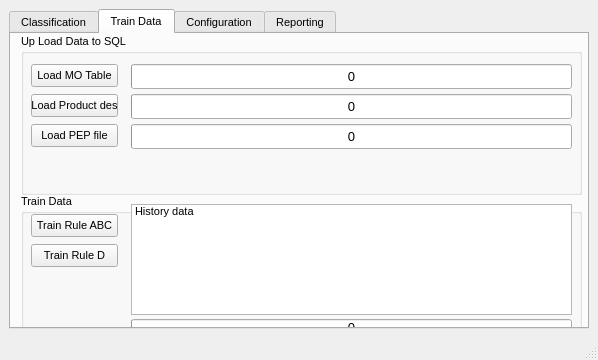
<?xml version="1.0" encoding="UTF-8"?>
<ui version="4.0">
 <class>MainWindow</class>
 <widget class="QMainWindow" name="MainWindow">
  <property name="geometry">
   <rect>
    <x>0</x>
    <y>0</y>
    <width>598</width>
    <height>360</height>
   </rect>
  </property>
  <property name="font">
   <font>
    <pointsize>10</pointsize>
   </font>
  </property>
  <property name="windowTitle">
   <string>MainWindow</string>
  </property>
  <property name="windowIcon">
   <iconset>
    <normaloff>logo.PNG</normaloff>logo.PNG</iconset>
  </property>
  <widget class="QWidget" name="centralwidget">
   <layout class="QGridLayout" name="gridLayout">
    <item row="0" column="0">
     <widget class="QTabWidget" name="tabWidget">
      <property name="font">
       <font>
        <pointsize>8</pointsize>
       </font>
      </property>
      <property name="currentIndex">
       <number>1</number>
      </property>
      <widget class="QWidget" name="tab">
       <attribute name="title">
        <string>Classification</string>
       </attribute>
       <widget class="QGroupBox" name="groupBox">
        <property name="geometry">
         <rect>
          <x>10</x>
          <y>0</y>
          <width>561</width>
          <height>161</height>
         </rect>
        </property>
        <property name="font">
         <font>
          <pointsize>8</pointsize>
         </font>
        </property>
        <property name="title">
         <string>Load Data From SQL</string>
        </property>
        <widget class="QProgressBar" name="bar_rule_abc">
         <property name="geometry">
          <rect>
           <x>110</x>
           <y>20</y>
           <width>441</width>
           <height>21</height>
          </rect>
         </property>
         <property name="font">
          <font>
           <pointsize>8</pointsize>
          </font>
         </property>
         <property name="value">
          <number>0</number>
         </property>
         <property name="alignment">
          <set>Qt::AlignLeading|Qt::AlignLeft|Qt::AlignVCenter</set>
         </property>
         <property name="invertedAppearance">
          <bool>false</bool>
         </property>
         <property name="format">
          <string>%p</string>
         </property>
        </widget>
        <widget class="QLabel" name="label">
         <property name="geometry">
          <rect>
           <x>10</x>
           <y>30</y>
           <width>63</width>
           <height>17</height>
          </rect>
         </property>
         <property name="font">
          <font>
           <pointsize>8</pointsize>
          </font>
         </property>
         <property name="text">
          <string>Rules ABC</string>
         </property>
        </widget>
        <widget class="QLabel" name="label_2">
         <property name="geometry">
          <rect>
           <x>10</x>
           <y>60</y>
           <width>63</width>
           <height>17</height>
          </rect>
         </property>
         <property name="font">
          <font>
           <pointsize>8</pointsize>
          </font>
         </property>
         <property name="text">
          <string>Rules D</string>
         </property>
        </widget>
        <widget class="QProgressBar" name="bar_rule_d">
         <property name="geometry">
          <rect>
           <x>110</x>
           <y>50</y>
           <width>441</width>
           <height>21</height>
          </rect>
         </property>
         <property name="font">
          <font>
           <pointsize>8</pointsize>
          </font>
         </property>
         <property name="value">
          <number>0</number>
         </property>
         <property name="alignment">
          <set>Qt::AlignCenter</set>
         </property>
         <property name="invertedAppearance">
          <bool>false</bool>
         </property>
         <property name="format">
          <string>%p</string>
         </property>
        </widget>
        <widget class="QProgressBar" name="bar_no_rule">
         <property name="geometry">
          <rect>
           <x>110</x>
           <y>80</y>
           <width>441</width>
           <height>21</height>
          </rect>
         </property>
         <property name="font">
          <font>
           <pointsize>8</pointsize>
          </font>
         </property>
         <property name="value">
          <number>0</number>
         </property>
         <property name="alignment">
          <set>Qt::AlignCenter</set>
         </property>
         <property name="invertedAppearance">
          <bool>false</bool>
         </property>
         <property name="format">
          <string>%p</string>
         </property>
        </widget>
        <widget class="QLabel" name="label_3">
         <property name="geometry">
          <rect>
           <x>10</x>
           <y>90</y>
           <width>63</width>
           <height>17</height>
          </rect>
         </property>
         <property name="font">
          <font>
           <pointsize>8</pointsize>
          </font>
         </property>
         <property name="text">
          <string>No Rule</string>
         </property>
        </widget>
        <widget class="QPushButton" name="btt_load_data">
         <property name="geometry">
          <rect>
           <x>270</x>
           <y>110</y>
           <width>87</width>
           <height>23</height>
          </rect>
         </property>
         <property name="font">
          <font>
           <pointsize>8</pointsize>
          </font>
         </property>
         <property name="text">
          <string>Refresh Data</string>
         </property>
        </widget>
        <widget class="QLabel" name="label_5">
         <property name="geometry">
          <rect>
           <x>10</x>
           <y>120</y>
           <width>121</width>
           <height>17</height>
          </rect>
         </property>
         <property name="font">
          <font>
           <pointsize>8</pointsize>
          </font>
         </property>
         <property name="text">
          <string>Logical Group</string>
         </property>
        </widget>
        <widget class="QComboBox" name="select_logical_group">
         <property name="geometry">
          <rect>
           <x>110</x>
           <y>110</y>
           <width>131</width>
           <height>22</height>
          </rect>
         </property>
         <property name="font">
          <font>
           <pointsize>8</pointsize>
          </font>
         </property>
         <item>
          <property name="text">
           <string>-----</string>
          </property>
         </item>
         <item>
          <property name="text">
           <string>Y_UBK</string>
          </property>
         </item>
         <item>
          <property name="text">
           <string>Y_PT</string>
          </property>
         </item>
         <item>
          <property name="text">
           <string>Y_DC</string>
          </property>
         </item>
         <item>
          <property name="text">
           <string>Y_BR</string>
          </property>
         </item>
         <item>
          <property name="text">
           <string>Y_TT</string>
          </property>
         </item>
         <item>
          <property name="text">
           <string>Y_BT</string>
          </property>
         </item>
        </widget>
       </widget>
       <widget class="QGroupBox" name="groupBox_2">
        <property name="geometry">
         <rect>
          <x>10</x>
          <y>170</y>
          <width>561</width>
          <height>131</height>
         </rect>
        </property>
        <property name="font">
         <font>
          <pointsize>8</pointsize>
         </font>
        </property>
        <property name="title">
         <string>Auto Classification</string>
        </property>
        <widget class="QPushButton" name="btt_load_file">
         <property name="geometry">
          <rect>
           <x>10</x>
           <y>20</y>
           <width>87</width>
           <height>21</height>
          </rect>
         </property>
         <property name="font">
          <font>
           <pointsize>8</pointsize>
          </font>
         </property>
         <property name="text">
          <string>Load file</string>
         </property>
        </widget>
        <widget class="QLineEdit" name="txt_link_to_file">
         <property name="geometry">
          <rect>
           <x>110</x>
           <y>20</y>
           <width>441</width>
           <height>21</height>
          </rect>
         </property>
         <property name="font">
          <font>
           <pointsize>8</pointsize>
          </font>
         </property>
        </widget>
        <widget class="QPushButton" name="btt_start_run">
         <property name="geometry">
          <rect>
           <x>10</x>
           <y>50</y>
           <width>87</width>
           <height>21</height>
          </rect>
         </property>
         <property name="font">
          <font>
           <pointsize>8</pointsize>
          </font>
         </property>
         <property name="text">
          <string>Run</string>
         </property>
        </widget>
        <widget class="QProgressBar" name="bar_classification">
         <property name="geometry">
          <rect>
           <x>110</x>
           <y>50</y>
           <width>441</width>
           <height>21</height>
          </rect>
         </property>
         <property name="font">
          <font>
           <pointsize>8</pointsize>
          </font>
         </property>
         <property name="value">
          <number>0</number>
         </property>
         <property name="alignment">
          <set>Qt::AlignCenter</set>
         </property>
         <property name="invertedAppearance">
          <bool>false</bool>
         </property>
         <property name="format">
          <string>%p%</string>
         </property>
        </widget>
        <widget class="QLabel" name="txt_status">
         <property name="geometry">
          <rect>
           <x>110</x>
           <y>80</y>
           <width>441</width>
           <height>21</height>
          </rect>
         </property>
         <property name="font">
          <font>
           <pointsize>8</pointsize>
          </font>
         </property>
         <property name="text">
          <string>Running: x/y - z parts/s - estimate finish time: t mins</string>
         </property>
        </widget>
       </widget>
      </widget>
      <widget class="QWidget" name="tab_2">
       <attribute name="title">
        <string>Train Data</string>
       </attribute>
       <widget class="QGroupBox" name="groupBox_3">
        <property name="geometry">
         <rect>
          <x>10</x>
          <y>0</y>
          <width>561</width>
          <height>161</height>
         </rect>
        </property>
        <property name="title">
         <string>Up Load Data to SQL</string>
        </property>
        <widget class="QProgressBar" name="tra_bar_load_motable">
         <property name="geometry">
          <rect>
           <x>110</x>
           <y>30</y>
           <width>441</width>
           <height>25</height>
          </rect>
         </property>
         <property name="font">
          <font>
           <pointsize>10</pointsize>
          </font>
         </property>
         <property name="value">
          <number>0</number>
         </property>
         <property name="alignment">
          <set>Qt::AlignLeading|Qt::AlignLeft|Qt::AlignVCenter</set>
         </property>
         <property name="invertedAppearance">
          <bool>false</bool>
         </property>
         <property name="format">
          <string>%p</string>
         </property>
        </widget>
        <widget class="QProgressBar" name="tra_bar_load_product_des">
         <property name="geometry">
          <rect>
           <x>110</x>
           <y>60</y>
           <width>441</width>
           <height>25</height>
          </rect>
         </property>
         <property name="font">
          <font>
           <pointsize>10</pointsize>
          </font>
         </property>
         <property name="value">
          <number>0</number>
         </property>
         <property name="alignment">
          <set>Qt::AlignCenter</set>
         </property>
         <property name="invertedAppearance">
          <bool>false</bool>
         </property>
         <property name="format">
          <string>%p</string>
         </property>
        </widget>
        <widget class="QProgressBar" name="tra_bar_load_pepfile">
         <property name="geometry">
          <rect>
           <x>110</x>
           <y>90</y>
           <width>441</width>
           <height>25</height>
          </rect>
         </property>
         <property name="font">
          <font>
           <pointsize>10</pointsize>
          </font>
         </property>
         <property name="value">
          <number>0</number>
         </property>
         <property name="alignment">
          <set>Qt::AlignCenter</set>
         </property>
         <property name="invertedAppearance">
          <bool>false</bool>
         </property>
         <property name="format">
          <string>%p</string>
         </property>
        </widget>
        <widget class="QPushButton" name="btt_load_MO_table">
         <property name="geometry">
          <rect>
           <x>10</x>
           <y>30</y>
           <width>87</width>
           <height>23</height>
          </rect>
         </property>
         <property name="text">
          <string>Load MO Table</string>
         </property>
        </widget>
        <widget class="QPushButton" name="btt_load_data_3">
         <property name="geometry">
          <rect>
           <x>10</x>
           <y>60</y>
           <width>87</width>
           <height>23</height>
          </rect>
         </property>
         <property name="text">
          <string>Load Product des</string>
         </property>
        </widget>
        <widget class="QPushButton" name="btt_load_data_4">
         <property name="geometry">
          <rect>
           <x>10</x>
           <y>90</y>
           <width>87</width>
           <height>23</height>
          </rect>
         </property>
         <property name="text">
          <string>Load PEP file</string>
         </property>
        </widget>
       </widget>
       <widget class="QGroupBox" name="groupBox_5">
        <property name="geometry">
         <rect>
          <x>10</x>
          <y>160</y>
          <width>561</width>
          <height>151</height>
         </rect>
        </property>
        <property name="font">
         <font>
          <pointsize>8</pointsize>
         </font>
        </property>
        <property name="title">
         <string>Train Data</string>
        </property>
        <widget class="QPushButton" name="tra_btt_train_ruleabc">
         <property name="geometry">
          <rect>
           <x>10</x>
           <y>20</y>
           <width>87</width>
           <height>23</height>
          </rect>
         </property>
         <property name="text">
          <string>Train Rule ABC</string>
         </property>
        </widget>
        <widget class="QListWidget" name="tra_list_run_detail">
         <property name="geometry">
          <rect>
           <x>110</x>
           <y>10</y>
           <width>441</width>
           <height>111</height>
          </rect>
         </property>
         <item>
          <property name="text">
           <string>History data</string>
          </property>
         </item>
        </widget>
        <widget class="QProgressBar" name="bar_no_rule_3">
         <property name="geometry">
          <rect>
           <x>110</x>
           <y>125</y>
           <width>441</width>
           <height>16</height>
          </rect>
         </property>
         <property name="font">
          <font>
           <pointsize>10</pointsize>
          </font>
         </property>
         <property name="value">
          <number>0</number>
         </property>
         <property name="alignment">
          <set>Qt::AlignCenter</set>
         </property>
         <property name="invertedAppearance">
          <bool>false</bool>
         </property>
         <property name="format">
          <string>%p</string>
         </property>
        </widget>
        <widget class="QPushButton" name="tra_btt_train_ruled">
         <property name="geometry">
          <rect>
           <x>10</x>
           <y>50</y>
           <width>87</width>
           <height>23</height>
          </rect>
         </property>
         <property name="text">
          <string>Train Rule D</string>
         </property>
        </widget>
       </widget>
      </widget>
      <widget class="QWidget" name="tab_4">
       <attribute name="title">
        <string>Configuration</string>
       </attribute>
       <widget class="QGroupBox" name="groupBox_4">
        <property name="geometry">
         <rect>
          <x>0</x>
          <y>0</y>
          <width>561</width>
          <height>171</height>
         </rect>
        </property>
        <property name="font">
         <font>
          <pointsize>8</pointsize>
         </font>
        </property>
        <property name="title">
         <string>Root Folder</string>
        </property>
        <widget class="QPushButton" name="conf_btt_set_motable">
         <property name="geometry">
          <rect>
           <x>10</x>
           <y>20</y>
           <width>87</width>
           <height>21</height>
          </rect>
         </property>
         <property name="font">
          <font>
           <pointsize>8</pointsize>
          </font>
         </property>
         <property name="text">
          <string>MO Table</string>
         </property>
        </widget>
        <widget class="QLineEdit" name="conf_txt_link_motable">
         <property name="geometry">
          <rect>
           <x>110</x>
           <y>20</y>
           <width>441</width>
           <height>21</height>
          </rect>
         </property>
         <property name="font">
          <font>
           <pointsize>8</pointsize>
          </font>
         </property>
        </widget>
        <widget class="QLineEdit" name="conf_txt_link_termcode">
         <property name="geometry">
          <rect>
           <x>110</x>
           <y>50</y>
           <width>441</width>
           <height>21</height>
          </rect>
         </property>
         <property name="font">
          <font>
           <pointsize>8</pointsize>
          </font>
         </property>
        </widget>
        <widget class="QPushButton" name="conf_btt_set_termcode">
         <property name="geometry">
          <rect>
           <x>10</x>
           <y>50</y>
           <width>87</width>
           <height>21</height>
          </rect>
         </property>
         <property name="font">
          <font>
           <pointsize>8</pointsize>
          </font>
         </property>
         <property name="text">
          <string>Term Code</string>
         </property>
        </widget>
        <widget class="QLineEdit" name="conf_txt_link_pepfile">
         <property name="geometry">
          <rect>
           <x>110</x>
           <y>80</y>
           <width>441</width>
           <height>21</height>
          </rect>
         </property>
         <property name="font">
          <font>
           <pointsize>8</pointsize>
          </font>
         </property>
        </widget>
        <widget class="QPushButton" name="conf_btt_set_pepfile">
         <property name="geometry">
          <rect>
           <x>10</x>
           <y>80</y>
           <width>87</width>
           <height>21</height>
          </rect>
         </property>
         <property name="font">
          <font>
           <pointsize>8</pointsize>
          </font>
         </property>
         <property name="text">
          <string>PEP File</string>
         </property>
        </widget>
        <widget class="QLineEdit" name="conf_txt_link_hsdatabase">
         <property name="geometry">
          <rect>
           <x>110</x>
           <y>110</y>
           <width>441</width>
           <height>21</height>
          </rect>
         </property>
         <property name="font">
          <font>
           <pointsize>8</pointsize>
          </font>
         </property>
        </widget>
        <widget class="QPushButton" name="conf_btt_set_hsdatabase">
         <property name="geometry">
          <rect>
           <x>10</x>
           <y>110</y>
           <width>87</width>
           <height>21</height>
          </rect>
         </property>
         <property name="font">
          <font>
           <pointsize>8</pointsize>
          </font>
         </property>
         <property name="text">
          <string>HS database</string>
         </property>
        </widget>
        <widget class="QPushButton" name="conf_btt_set_todefault">
         <property name="geometry">
          <rect>
           <x>10</x>
           <y>140</y>
           <width>87</width>
           <height>23</height>
          </rect>
         </property>
         <property name="font">
          <font>
           <pointsize>8</pointsize>
          </font>
         </property>
         <property name="text">
          <string>Set as default</string>
         </property>
        </widget>
       </widget>
      </widget>
      <widget class="QWidget" name="tab_3">
       <attribute name="title">
        <string>Reporting</string>
       </attribute>
       <widget class="QDateEdit" name="dateEdit">
        <property name="geometry">
         <rect>
          <x>30</x>
          <y>20</y>
          <width>110</width>
          <height>22</height>
         </rect>
        </property>
       </widget>
       <widget class="QCalendarWidget" name="calendarWidget">
        <property name="geometry">
         <rect>
          <x>170</x>
          <y>10</y>
          <width>200</width>
          <height>144</height>
         </rect>
        </property>
       </widget>
      </widget>
     </widget>
    </item>
   </layout>
  </widget>
  <widget class="QStatusBar" name="statusbar"/>
 </widget>
 <resources/>
 <connections/>
</ui>
